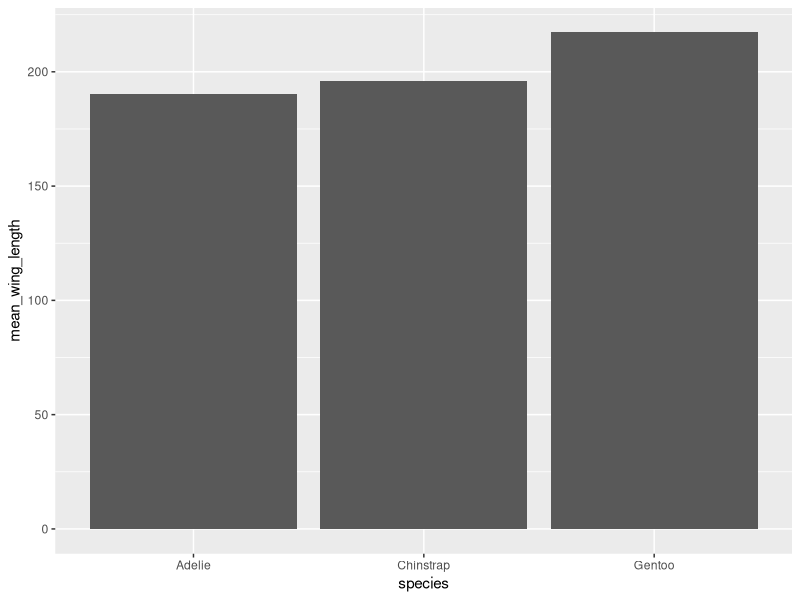
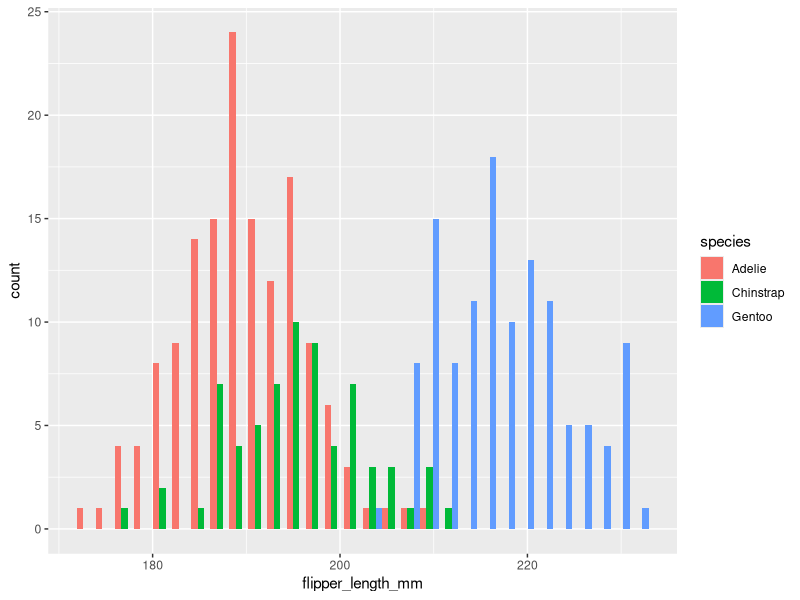
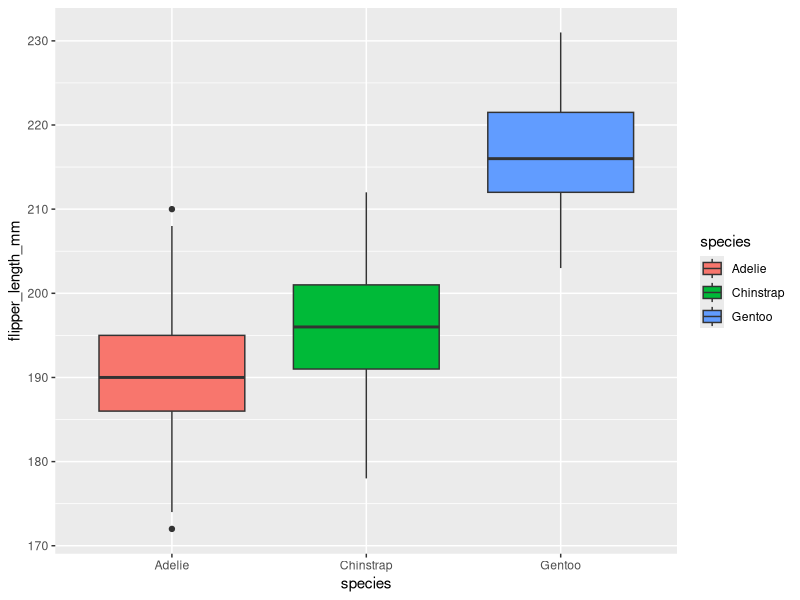
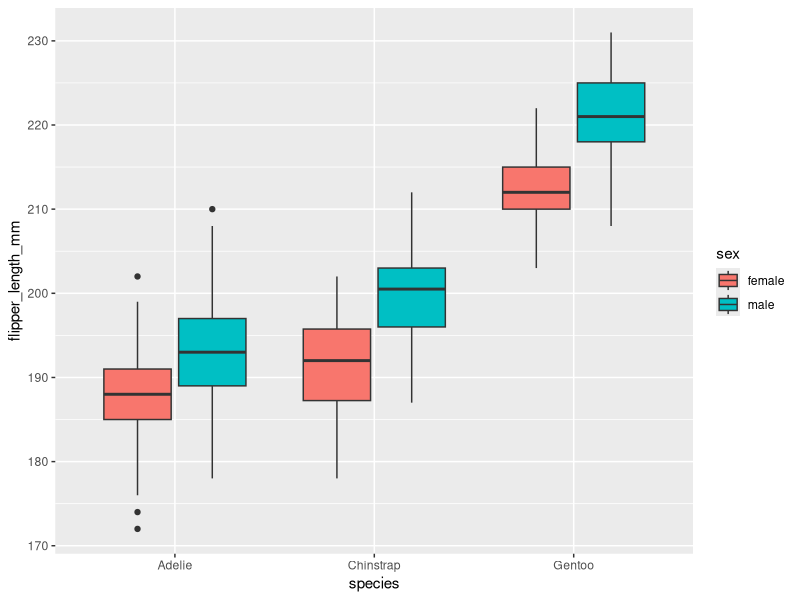
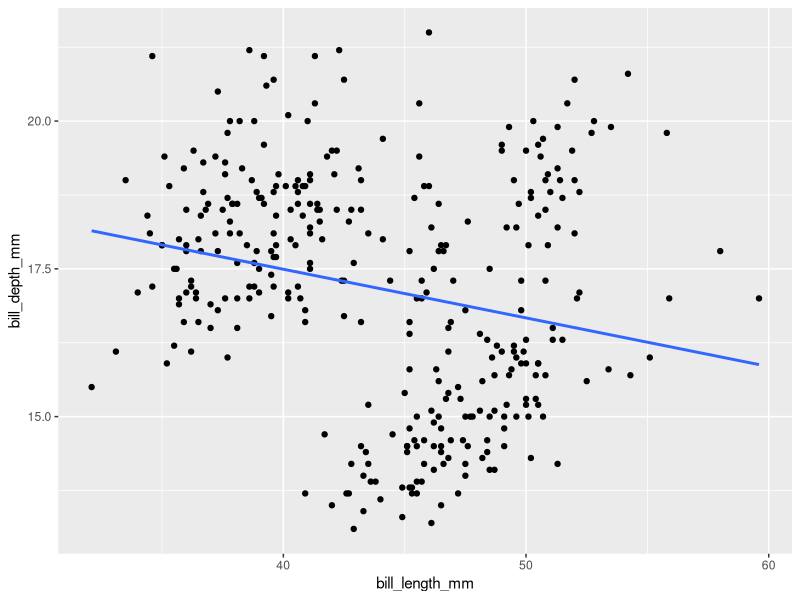
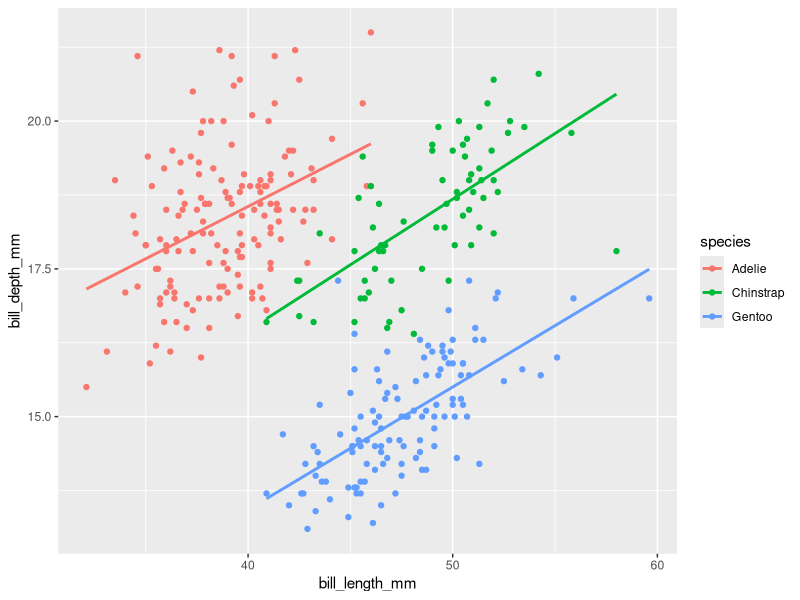

Source code (R) for these figures, in order:
## ---- chunk 1
library(dplyr)
library(tidyr)
library(ggplot2)
library(palmerpenguins)
## ---- chunk 2
penguins <- na.omit(penguins)
knitr::kable(head(penguins))
## ---- chunk 3
average_wing_length <- penguins %>%
  group_by(species) %>%
  summarise(mean_wing_length = mean(flipper_length_mm))

ggplot(average_wing_length, aes(x = species, y = mean_wing_length)) +
  geom_bar(stat = "identity")
## ---- chunk 4
ggplot(penguins, aes(x = flipper_length_mm, fill = species)) +
  geom_histogram(position = "dodge", bins = 30)
## ---- chunk 5
ggplot(penguins, aes(x = species, y = flipper_length_mm, fill = species)) +
  geom_boxplot()
## ---- chunk 6
ggplot(penguins, aes(x = species, y = flipper_length_mm, fill = sex)) +
  geom_boxplot()
## ---- chunk 7
ggplot(penguins, aes(x = bill_length_mm, y = bill_depth_mm)) +
  geom_point() +
  geom_smooth(method = "lm", se = FALSE)
## ---- chunk 8
ggplot(penguins, aes(x = bill_length_mm, y = bill_depth_mm, color = species)) +
  geom_point() +
  geom_smooth(method = "lm", se = FALSE)
